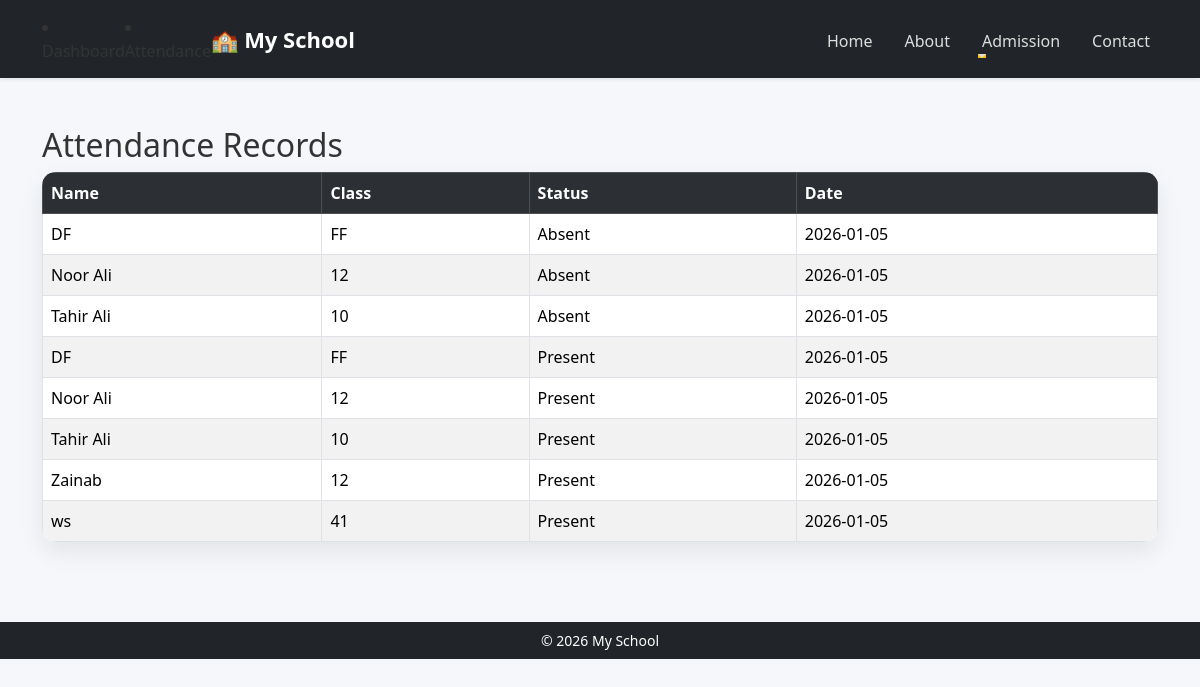
The page /attendance/list (signed in) on the database its author committed.
### tables this page shows
CREATE TABLE attendance (
        id INTEGER PRIMARY KEY AUTOINCREMENT,
        student_id INTEGER,
        status TEXT,
        date TEXT
    );

CREATE TABLE students (
        id INTEGER PRIMARY KEY AUTOINCREMENT,
        name TEXT,
        class TEXT,
        phone TEXT
    );

### app.py (the view)
@app.route("/attendance/list")
def attendance_list():
    if not session.get("admin"):
        return redirect("/login")
    db = get_db()
    data = db.execute("""
        SELECT students.name, students.class, attendance.status, attendance.date
        FROM attendance
        JOIN students ON students.id = attendance.student_id
        ORDER BY attendance.date DESC
    """).fetchall()
    db.close()
    return render_template("attendance_list.html", records=data)

### app.py (called while the page is built)
def get_db():
    conn = sqlite3.connect(DB_NAME)
    conn.execute("""
    CREATE TABLE IF NOT EXISTS students (
        id INTEGER PRIMARY KEY AUTOINCREMENT,
        name TEXT,
        class TEXT,
        phone TEXT
    )
    """)
    conn.execute("""
    CREATE TABLE IF NOT EXISTS teachers (
        id INTEGER PRIMARY KEY AUTOINCREMENT,
        name TEXT,
        subject TEXT,
        phone TEXT
    )
    """)
    conn.execute("""
    CREATE TABLE IF NOT EXISTS attendance (
        id INTEGER PRIMARY KEY AUTOINCREMENT,
        student_id INTEGER,
        status TEXT,
        date TEXT
    )
    """)
    conn.execute("""
    CREATE TABLE IF NOT EXISTS fees (
        id INTEGER PRIMARY KEY AUTOINCREMENT,
        student_id INTEGER,
        amount INTEGER,
        status TEXT,
        date TEXT
    )
    """)
    conn.commit()
    return conn

### templates/attendance_list.html
{% extends "base.html" %}
{% block content %}
<h2>Attendance Records</h2>
<table class="table table-striped table-bordered">
    <tr class="table-dark">
        <th>Name</th>
        <th>Class</th>
        <th>Status</th>
        <th>Date</th>
    </tr>
    {% for r in records %}
    <tr>
        <td>{{ r[0] }}</td>
        <td>{{ r[1] }}</td>
        <td>{{ r[2] }}</td>
        <td>{{ r[3] }}</td>
    </tr>
    {% endfor %}
</table>
{% endblock %}

### templates/base.html (shortened to what this page needs)
<!DOCTYPE html>
<html>
<head>
    <link href="https://cdn.jsdelivr.net/npm/bootstrap@5.3.2/dist/css/bootstrap.min.css" rel="stylesheet">
    <link rel="stylesheet" href="/static/css/style.css">
</head>
<body>
<nav class="navbar navbar-expand-lg navbar-dark bg-dark shadow-sm">
    <div class="container">
        <li class="nav-item">
        <a class="nav-link" href="/dashboard">Dashboard</a>
        </li>
        <li class="nav-item">
        <a class="nav-link" href="/attendance">Attendance</a>
        </li>
        <a class="navbar-brand fw-bold" href="/">
            🏫 My School
        </a>
        <div class="collapse navbar-collapse justify-content-end" id="mainNav">
            <ul class="navbar-nav gap-3">
                <li class="nav-item">
                    <a class="nav-link" href="/">Home</a>
                </li>
                <li class="nav-item">
                    <a class="nav-link" href="/about">About</a>
                </li>
                <li class="nav-item dropdown">
                    <a class="nav-link dropdown-toggle" href="#" role="button"
                       data-bs-toggle="dropdown" aria-expanded="false">
                        Admission
                    </a>
                </li>
                <li class="nav-item">
                    <a class="nav-link" href="/contact">Contact</a>
                </li>
            </ul>
        </div>
    </div>
</nav>
<div class="container my-5">
    {% block content %}{% endblock %}
</div>
<footer class="bg-dark text-white text-center p-2">
    © 2026 My School
</footer>
</body>
</html>

### static/css/style.css (style rules this page uses)
body { font-family: 'Segoe UI', sans-serif; background-color: #f5f7fb; color: #333; }
.navbar { padding: 15px 0; }
.navbar-brand { font-weight: 700; font-size: 22px; }
footer { margin-top: 80px; background: #212529; color: #ccc; padding: 15px; text-align: center; font-size: 14px; }
.table { background: white; border-radius: 14px; overflow: hidden; box-shadow: 0 10px 25px rgba(0,0,0,0.08); }
.table th, .table td { vertical-align: middle; }
.navbar-nav .nav-link { color: #ddd !important; font-weight: 500; position: relative; padding-bottom: 5px; }
.navbar-nav .nav-link::after { content: ""; position: absolute; width: 0%; height: 2px; background: #ffc107; left: 0; bottom: 0; transition: 0.3s ease; }

### rows shown on the page
attendance: name "DF", class "FF", status "Absent", date "2026-01-05"
attendance: name "Noor Ali", class "12", status "Absent", date "2026-01-05"
attendance: name "Tahir Ali", class "10", status "Absent", date "2026-01-05"
attendance: name "DF", class "FF", status "Present", date "2026-01-05"
attendance: name "Noor Ali", class "12", status "Present", date "2026-01-05"
attendance: name "Tahir Ali", class "10", status "Present", date "2026-01-05"
attendance: name "Zainab", class "12", status "Present", date "2026-01-05"
attendance: name "ws", class "41", status "Present", date "2026-01-05"
